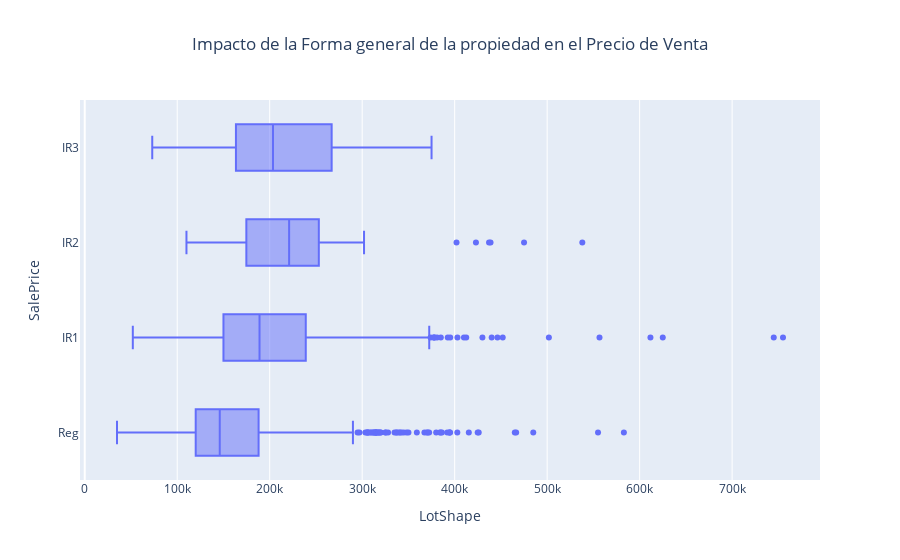

The notebook cell this image was saved under:
### Code cell
distribucion_target_con_variable(df, 'SalePrice', 'LotShape', title='Impacto de la Forma general de la propiedad en el Precio de Venta')

### Figure 1 — Plotly figure (JSON) as saved in the notebook; plotly's stock layout.template omitted (floating-point values rounded to 4 significant figures; data arrays with more than 128 entries replaced by an {"elided": "..."} marker saying what was removed)
{"data": [{"alignmentgroup": "True", "hovertemplate": "SalePrice=%{x}<br>LotShape=%{y}<extra></extra>", "legendgroup": "", "marker": {"color": "#636efa"}, "name": "", "notched": false, "offsetgroup": "", "orientation": "h", "showlegend": false, "type": "box", "x": {"elided": "2919 int values"}, "x0": " ", "xaxis": "x", "y": {"elided": "2919 str values"}, "y0": " ", "yaxis": "y"}], "layout": {"boxmode": "group", "legend": {"tracegroupgap": 0}, "title": {"text": "Impacto de la Forma general de la propiedad en el Precio de Venta", "x": 0.5}, "xaxis": {"anchor": "y", "categoryorder": "total descending", "domain": [0, 1], "title": {"text": "LotShape"}}, "yaxis": {"anchor": "x", "domain": [0, 1], "title": {"text": "SalePrice"}}}}
